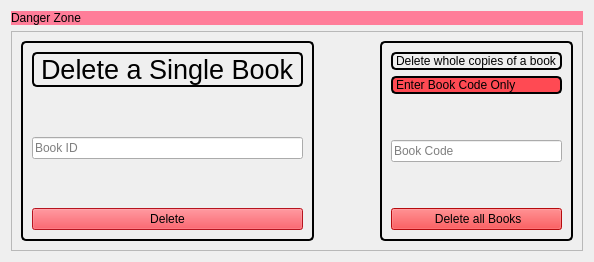
      <widget class="QWidget" name="deletebookpage">
       <layout class="QVBoxLayout" name="verticalLayout_9">
        <item>
         <widget class="QLabel" name="label_11">
          <property name="styleSheet">
           <string notr="true">background-color: rgb(255, 125, 153);
font: 600 24pt &quot;Segoe UI&quot;;
color: rgb(0, 0, 0);</string>
          </property>
          <property name="text">
           <string>Danger Zone</string>
          </property>
         </widget>
        </item>
        <item>
         <widget class="QFrame" name="frame_9">
          <property name="frameShape">
           <enum>QFrame::Shape::StyledPanel</enum>
          </property>
          <property name="frameShadow">
           <enum>QFrame::Shadow::Raised</enum>
          </property>
          <layout class="QHBoxLayout" name="horizontalLayout_3">
           <item>
            <widget class="QFrame" name="frame_24">
             <property name="sizePolicy">
              <sizepolicy hsizetype="Preferred" vsizetype="Expanding">
               <horstretch>0</horstretch>
               <verstretch>0</verstretch>
              </sizepolicy>
             </property>
             <property name="styleSheet">
              <string notr="true">QFrame {
    border: 2px solid;
    border-color: qlineargradient(x1:0, y1:0, x2:1, y2:1, 
                                  stop:0 #7289da, stop:1 #424549);
    border-radius: 5px;
}</string>
             </property>
             <property name="frameShape">
              <enum>QFrame::Shape::StyledPanel</enum>
             </property>
             <property name="frameShadow">
              <enum>QFrame::Shadow::Raised</enum>
             </property>
             <layout class="QVBoxLayout" name="verticalLayout_15">
              <item>
               <widget class="QLabel" name="label_15">
                <property name="font">
                 <font>
                  <family>Segoe UI</family>
                  <pointsize>20</pointsize>
                  <italic>false</italic>
                  <bold>false</bold>
                 </font>
                </property>
                <property name="styleSheet">
                 <string notr="true">font: 600 8pt &quot;Segoe UI&quot;;
font: 20pt &quot;Segoe UI&quot;;</string>
                </property>
                <property name="text">
                 <string>Delete a Single Book</string>
                </property>
               </widget>
              </item>
              <item>
               <spacer name="verticalSpacer_3">
                <property name="orientation">
                 <enum>Qt::Orientation::Vertical</enum>
                </property>
                <property name="sizeHint" stdset="0">
                 <size>
                  <width>20</width>
                  <height>40</height>
                 </size>
                </property>
               </spacer>
              </item>
              <item>
               <widget class="QLineEdit" name="del_bookid_2">
                <property name="text">
                 <string/>
                </property>
                <property name="placeholderText">
                 <string>Book ID</string>
                </property>
               </widget>
              </item>
              <item>
               <spacer name="verticalSpacer">
                <property name="orientation">
                 <enum>Qt::Orientation::Vertical</enum>
                </property>
                <property name="sizeHint" stdset="0">
                 <size>
                  <width>20</width>
                  <height>40</height>
                 </size>
                </property>
               </spacer>
              </item>
              <item>
               <widget class="QPushButton" name="deleteabook">
                <property name="styleSheet">
                 <string notr="true">color: rgb(255, 143, 186);
background-color: rgb(255, 28, 43);
color: rgb(0, 0, 0);
font: 600 16pt &quot;Segoe UI&quot;;</string>
                </property>
                <property name="text">
                 <string>Delete</string>
                </property>
               </widget>
              </item>
             </layout>
            </widget>
           </item>
           <item>
            <spacer name="verticalSpacer_17">
             <property name="orientation">
              <enum>Qt::Orientation::Vertical</enum>
             </property>
             <property name="sizeHint" stdset="0">
              <size>
               <width>20</width>
               <height>40</height>
              </size>
             </property>
            </spacer>
           </item>
           <item>
            <spacer name="verticalSpacer_15">
             <property name="orientation">
              <enum>Qt::Orientation::Vertical</enum>
             </property>
             <property name="sizeHint" stdset="0">
              <size>
               <width>20</width>
               <height>40</height>
              </size>
             </property>
            </spacer>
           </item>
           <item>
            <spacer name="verticalSpacer_16">
             <property name="orientation">
              <enum>Qt::Orientation::Vertical</enum>
             </property>
             <property name="sizeHint" stdset="0">
              <size>
               <width>20</width>
               <height>40</height>
              </size>
             </property>
            </spacer>
           </item>
           <item>
            <widget class="QFrame" name="deletewholecopiespart">
             <property name="sizePolicy">
              <sizepolicy hsizetype="Preferred" vsizetype="Expanding">
               <horstretch>0</horstretch>
               <verstretch>0</verstretch>
              </sizepolicy>
             </property>
             <property name="styleSheet">
              <string notr="true">QFrame {
    border: 2px solid;
    border-color: qlineargradient(x1:0, y1:0, x2:1, y2:1, 
                                  stop:0 #7289da, stop:1 #424549);
    border-radius: 5px;
}</string>
             </property>
             <property name="frameShape">
              <enum>QFrame::Shape::StyledPanel</enum>
             </property>
             <property name="frameShadow">
              <enum>QFrame::Shadow::Raised</enum>
             </property>
             <layout class="QVBoxLayout" name="verticalLayout">
              <item>
               <widget class="QLabel" name="label_14">
                <property name="styleSheet">
                 <string notr="true">color: rgb(0, 0, 0);
font: 14pt &quot;Segoe UI&quot;;</string>
                </property>
                <property name="text">
                 <string>Delete whole copies of a book</string>
                </property>
               </widget>
              </item>
              <item>
               <widget class="QLabel" name="label_7">
                <property name="styleSheet">
                 <string notr="true">background-color: rgb(255, 74, 83);
font: 12pt &quot;Segoe UI&quot;;</string>
                </property>
                <property name="text">
                 <string>Enter Book Code Only</string>
                </property>
               </widget>
              </item>
              <item>
               <spacer name="verticalSpacer_4">
                <property name="orientation">
                 <enum>Qt::Orientation::Vertical</enum>
                </property>
                <property name="sizeHint" stdset="0">
                 <size>
                  <width>20</width>
                  <height>40</height>
                 </size>
                </property>
               </spacer>
              </item>
              <item>
               <widget class="QLineEdit" name="del_bookcode">
                <property name="text">
                 <string/>
                </property>
                <property name="placeholderText">
                 <string>Book Code</string>
                </property>
               </widget>
              </item>
              <item>
               <spacer name="verticalSpacer_5">
                <property name="orientation">
                 <enum>Qt::Orientation::Vertical</enum>
                </property>
                <property name="sizeHint" stdset="0">
                 <size>
                  <width>20</width>
                  <height>40</height>
                 </size>
                </property>
               </spacer>
              </item>
              <item>
               <widget class="QPushButton" name="deleteallsamebooks">
                <property name="styleSheet">
                 <string notr="true">color: rgb(255, 143, 186);
background-color: rgb(255, 15, 19);
color: rgb(0, 0, 0);
font: 600 16pt &quot;Segoe UI&quot;;</string>
                </property>
                <property name="text">
                 <string> Delete all Books</string>
                </property>
               </widget>
              </item>
             </layout>
            </widget>
           </item>
          </layout>
         </widget>
        </item>
       </layout>
      </widget>
